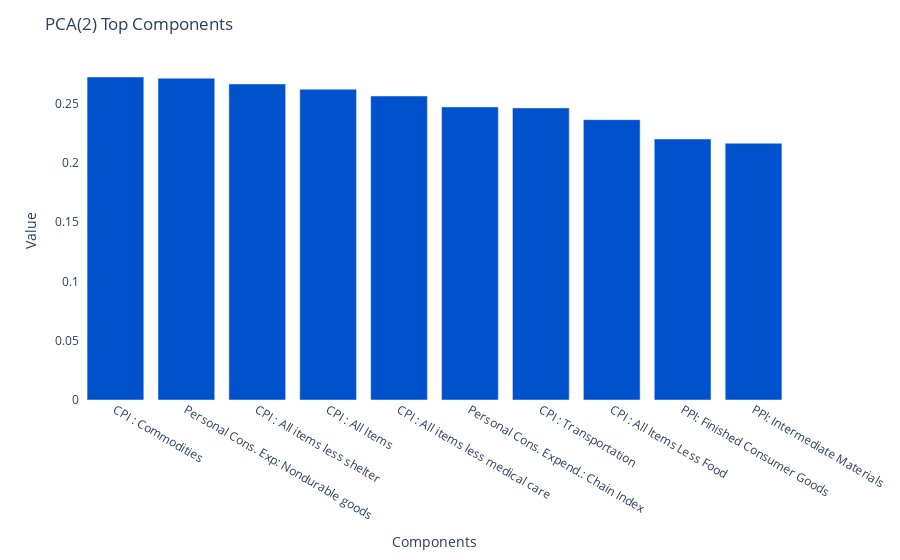
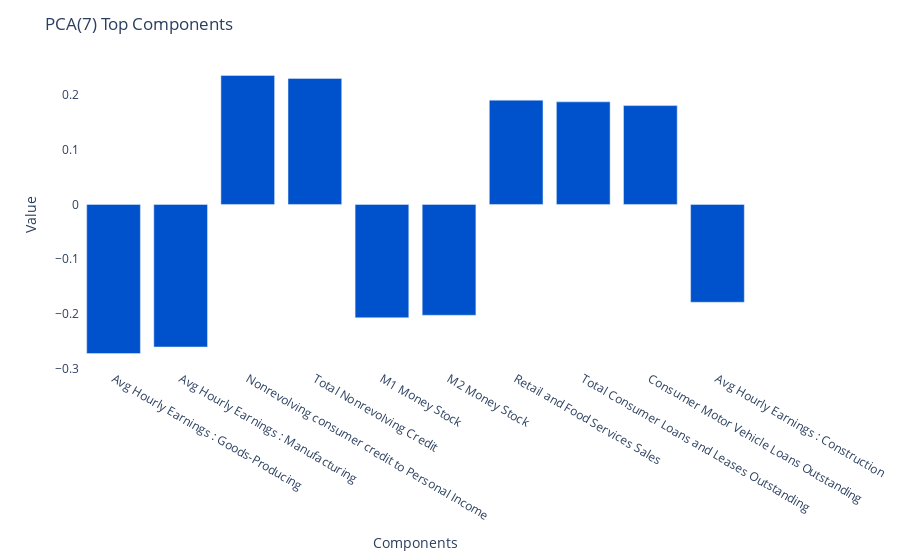
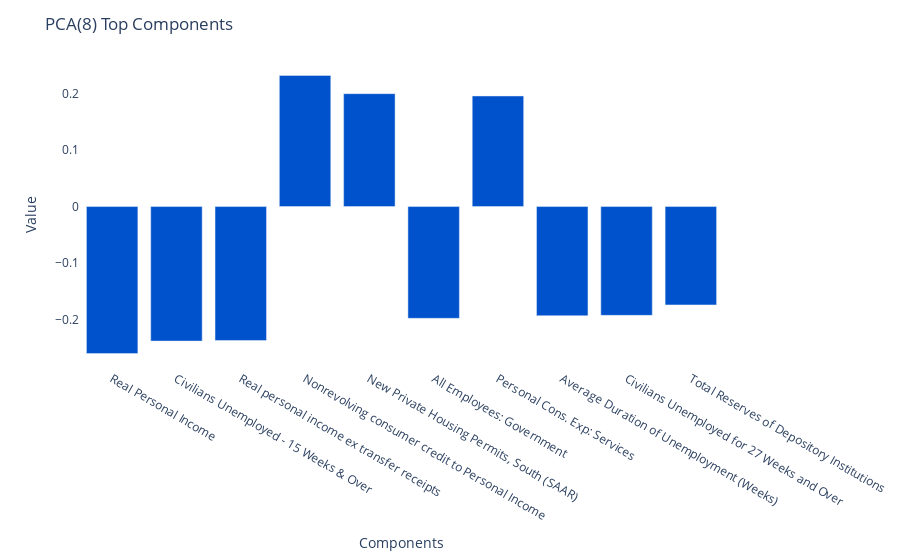

Notebook code for these charts, in order:
### Code cell
for i in pcas:
    fig = PCAExplain.plot_pca_component(i)
    display_save_fig(fig, f"pca_component_{i}.png")

### Figure 1 — Plotly figure (JSON) as saved in the notebook; plotly's stock layout.template omitted (floating-point values rounded to 4 significant figures)
{"data": [{"alignmentgroup": "True", "hovertemplate": "variable=2<br>index=%{x}<br>value=%{y}<extra></extra>", "legendgroup": "2", "marker": {"color": "#0052CC", "pattern": {"shape": ""}}, "name": "2", "offsetgroup": "2", "orientation": "v", "showlegend": true, "textposition": "auto", "type": "bar", "x": ["CPI : Commodities", "Personal Cons. Exp: Nondurable goods", "CPI : All items less shelter", "CPI : All Items", "CPI : All items less medical care", "Personal Cons. Expend.: Chain Index", "CPI : Transportation", "CPI : All Items Less Food", "PPI: Finished Consumer Goods", "PPI: Intermediate Materials"], "xaxis": "x", "y": [0.2725, 0.2715, 0.2667, 0.2622, 0.2565, 0.2472, 0.2465, 0.2366, 0.2202, 0.2166], "yaxis": "y"}], "layout": {"barmode": "relative", "legend": {"title": {"text": "variable"}, "tracegroupgap": 0}, "margin": {"t": 60}, "plot_bgcolor": "white", "showlegend": false, "title": {"text": "PCA(2) Top Components"}, "xaxis": {"anchor": "y", "domain": [0, 1], "title": {"text": "Components"}}, "yaxis": {"anchor": "x", "domain": [0, 1], "title": {"text": "Value"}}}}

### Figure 2 — Plotly figure (JSON) as saved in the notebook; plotly's stock layout.template omitted (floating-point values rounded to 4 significant figures)
{"data": [{"alignmentgroup": "True", "hovertemplate": "variable=7<br>index=%{x}<br>value=%{y}<extra></extra>", "legendgroup": "7", "marker": {"color": "#0052CC", "pattern": {"shape": ""}}, "name": "7", "offsetgroup": "7", "orientation": "v", "showlegend": true, "textposition": "auto", "type": "bar", "x": ["Avg Hourly Earnings : Goods-Producing", "Avg Hourly Earnings : Manufacturing", "Nonrevolving consumer credit to Personal Income", "Total Nonrevolving Credit", "M1 Money Stock", "M2 Money Stock", "Retail and Food Services Sales", "Total Consumer Loans and Leases Outstanding", "Consumer Motor Vehicle Loans Outstanding", "Avg Hourly Earnings : Construction"], "xaxis": "x", "y": [-0.2721, -0.2601, 0.2355, 0.2301, -0.2068, -0.2022, 0.1904, 0.1874, 0.1805, -0.1785], "yaxis": "y"}], "layout": {"barmode": "relative", "legend": {"title": {"text": "variable"}, "tracegroupgap": 0}, "margin": {"t": 60}, "plot_bgcolor": "white", "showlegend": false, "title": {"text": "PCA(7) Top Components"}, "xaxis": {"anchor": "y", "domain": [0, 1], "title": {"text": "Components"}}, "yaxis": {"anchor": "x", "domain": [0, 1], "title": {"text": "Value"}}}}

### Figure 3 — Plotly figure (JSON) as saved in the notebook; plotly's stock layout.template omitted (floating-point values rounded to 4 significant figures)
{"data": [{"alignmentgroup": "True", "hovertemplate": "variable=8<br>index=%{x}<br>value=%{y}<extra></extra>", "legendgroup": "8", "marker": {"color": "#0052CC", "pattern": {"shape": ""}}, "name": "8", "offsetgroup": "8", "orientation": "v", "showlegend": true, "textposition": "auto", "type": "bar", "x": ["Real Personal Income", "Civilians Unemployed - 15 Weeks & Over", "Real personal income ex transfer receipts", "Nonrevolving consumer credit to Personal Income", "New Private Housing Permits, South (SAAR)", "All Employees: Government", "Personal Cons. Exp: Services", "Average Duration of Unemployment (Weeks)", "Civilians Unemployed for 27 Weeks and Over", "Total Reserves of Depository Institutions"], "xaxis": "x", "y": [-0.2606, -0.2385, -0.2375, 0.2324, 0.2001, -0.1982, 0.196, -0.1936, -0.1929, -0.1744], "yaxis": "y"}], "layout": {"barmode": "relative", "legend": {"title": {"text": "variable"}, "tracegroupgap": 0}, "margin": {"t": 60}, "plot_bgcolor": "white", "showlegend": false, "title": {"text": "PCA(8) Top Components"}, "xaxis": {"anchor": "y", "domain": [0, 1], "title": {"text": "Components"}}, "yaxis": {"anchor": "x", "domain": [0, 1], "title": {"text": "Value"}}}}
